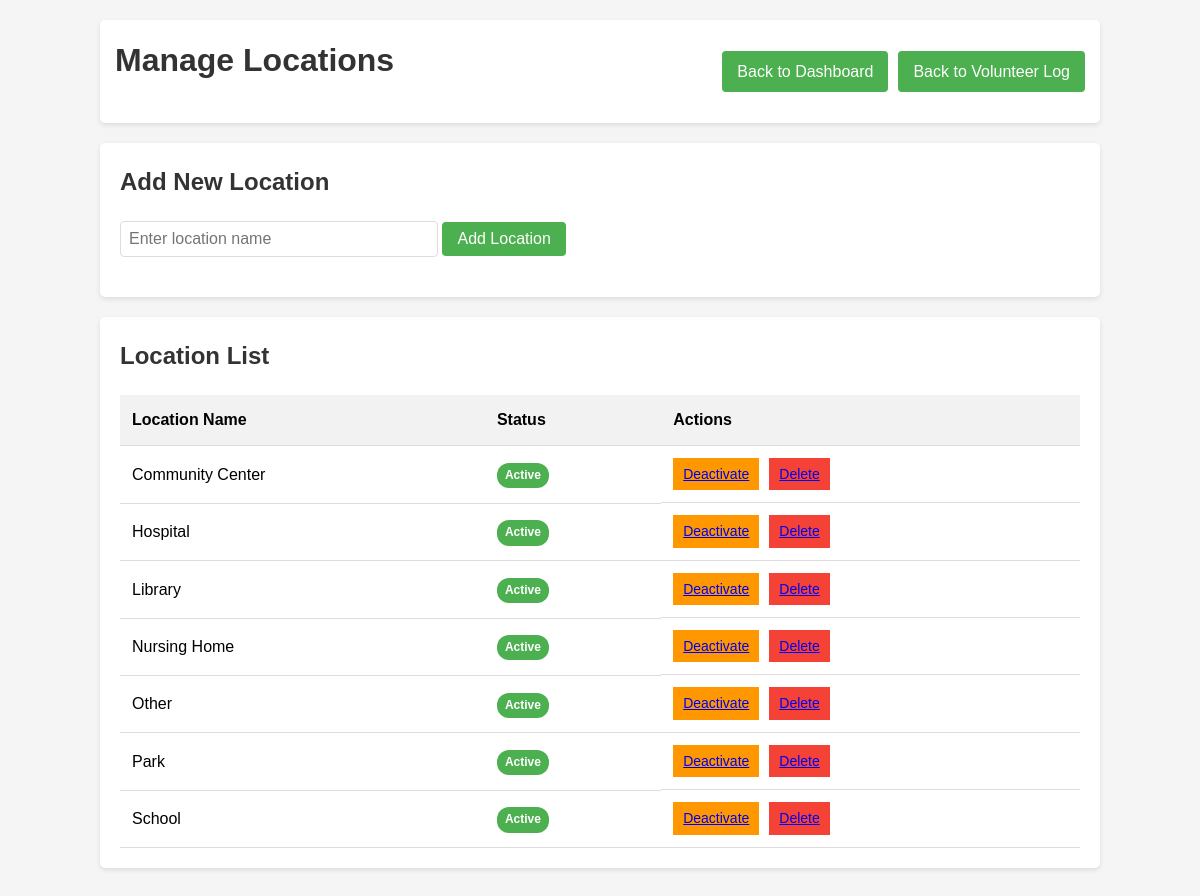
The app's page /admin/locations with its own data.
### tables this page shows
CREATE TABLE locations (
        id INTEGER PRIMARY KEY AUTOINCREMENT,
        name TEXT NOT NULL UNIQUE,
        active INTEGER DEFAULT 1
    );

### handInPaw/webApp.py (the view)
@app.route('/admin/locations')
def manage_locations():
    conn = sqlite3.connect(DB_PATH)
    conn.row_factory = sqlite3.Row
    cursor = conn.cursor()
    cursor.execute('SELECT * FROM locations ORDER BY name')
    locations = [dict(row) for row in cursor.fetchall()]
    conn.close()
    return render_template('manage_locations.html', locations=locations)

### handInPaw/templates/manage_locations.html (shortened to what this page needs)
<!DOCTYPE html>
<html>
<head>
</head>
<body>
    <div class="container">
        <div class="header">
            <h1>Manage Locations</h1>
            <div class="nav">
                <a href="/admin">Back to Dashboard</a>
                <a href="/">Back to Volunteer Log</a>
            </div>
        </div>
        <div class="card">
            <h2>Add New Location</h2>
            <form action="/admin/locations/add" method="post">
                <input type="text" name="location_name" placeholder="Enter location name" required>
                <button type="submit">Add Location</button>
            </form>
        </div>
        <div class="card">
            <h2>Location List</h2>
            <table>
                <thead>
                    <tr>
                        <th>Location Name</th>
                        <th>Status</th>
                        <th>Actions</th>
                    </tr>
                </thead>
                <tbody>
                    {% for location in locations %}
                    <tr>
                        <td>{{ location.name }}</td>
                        <td>
                            {% if location.active == 1 %}
                            <span class="active-badge active-true">Active</span>
                            {% else %}
                            <span class="active-badge active-false">Inactive</span>
                            {% endif %}
                        </td>
                        <td class="actions">
                            <a href="/admin/locations/toggle/{{ location.id }}" class="btn-sm btn-warning">
                                {% if location.active == 1 %}
                                Deactivate
                                {% else %}
                                Activate
                                {% endif %}
                            </a>
                            <a href="/admin/locations/delete/{{ location.id }}" class="btn-sm btn-danger"
                               onclick="return confirm('Are you sure you want to delete this location?')">
                                Delete
                            </a>
                        </td>
                    </tr>
                    {% endfor %}
                </tbody>
            </table>
        </div>
    </div>
</body>
</html>

### handInPaw/templates/manage_locations.html (style rules this page uses)
body { font-family: Arial, sans-serif; margin: 0; padding: 20px; line-height: 1.6; background-color: #f5f5f5; }
.container { max-width: 1000px; margin: 0 auto; }
.header { display: flex; justify-content: space-between; align-items: center; margin-bottom: 20px; background-color: white; padding: 15px; border-radius: 5px; box-shadow: 0 2px 5px rgba(0,0,0,0.1); }
h1, h2 { color: #333; margin-top: 0; }
.nav { display: flex; gap: 10px; }
.nav a { text-decoration: none; background-color: #4CAF50; padding: 8px 15px; border-radius: 4px; color: white; }
.card { background-color: white; padding: 20px; border-radius: 5px; box-shadow: 0 2px 5px rgba(0,0,0,0.1); margin-bottom: 20px; }
table { width: 100%; border-collapse: collapse; }
th, td { text-align: left; padding: 12px; border-bottom: 1px solid #ddd; }
th { background-color: #f2f2f2; font-weight: bold; }
form { margin: 20px 0; }
input[type="text"] { padding: 8px; width: 300px; border: 1px solid #ddd; border-radius: 4px; font-size: 16px; }
button { padding: 8px 15px; background-color: #4CAF50; color: white; border: none; border-radius: 4px; cursor: pointer; font-size: 16px; }
.actions { display: flex; gap: 10px; }
.btn-sm { padding: 5px 10px; font-size: 14px; }
.btn-warning { background-color: #ff9800; }
.btn-danger { background-color: #f44336; }
.active-badge { display: inline-block; padding: 3px 8px; border-radius: 12px; color: white; font-size: 12px; font-weight: bold; }
.active-true { background-color: #4CAF50; }

### records on screen
locations: name "Community Center", active "Active"
locations: name "Hospital", active "Active"
locations: name "Library", active "Active"
locations: name "Nursing Home", active "Active"
locations: name "Other", active "Active"
locations: name "Park", active "Active"
locations: name "School", active "Active"
